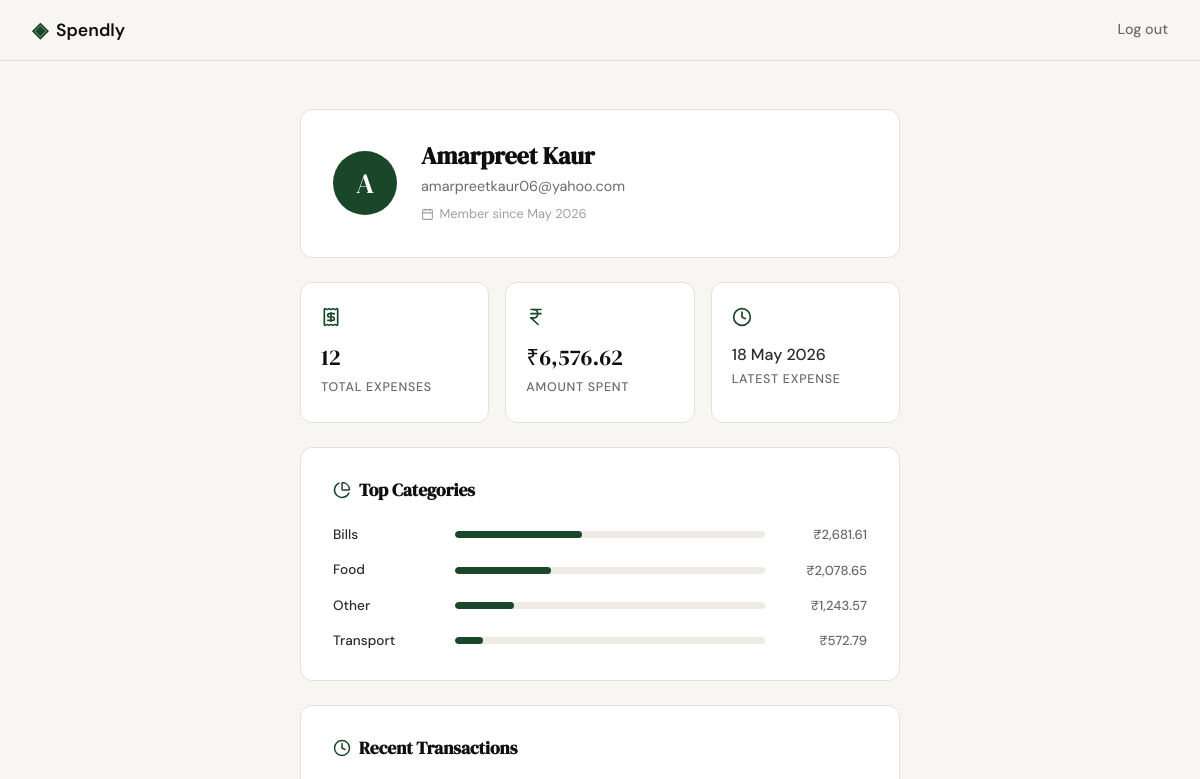
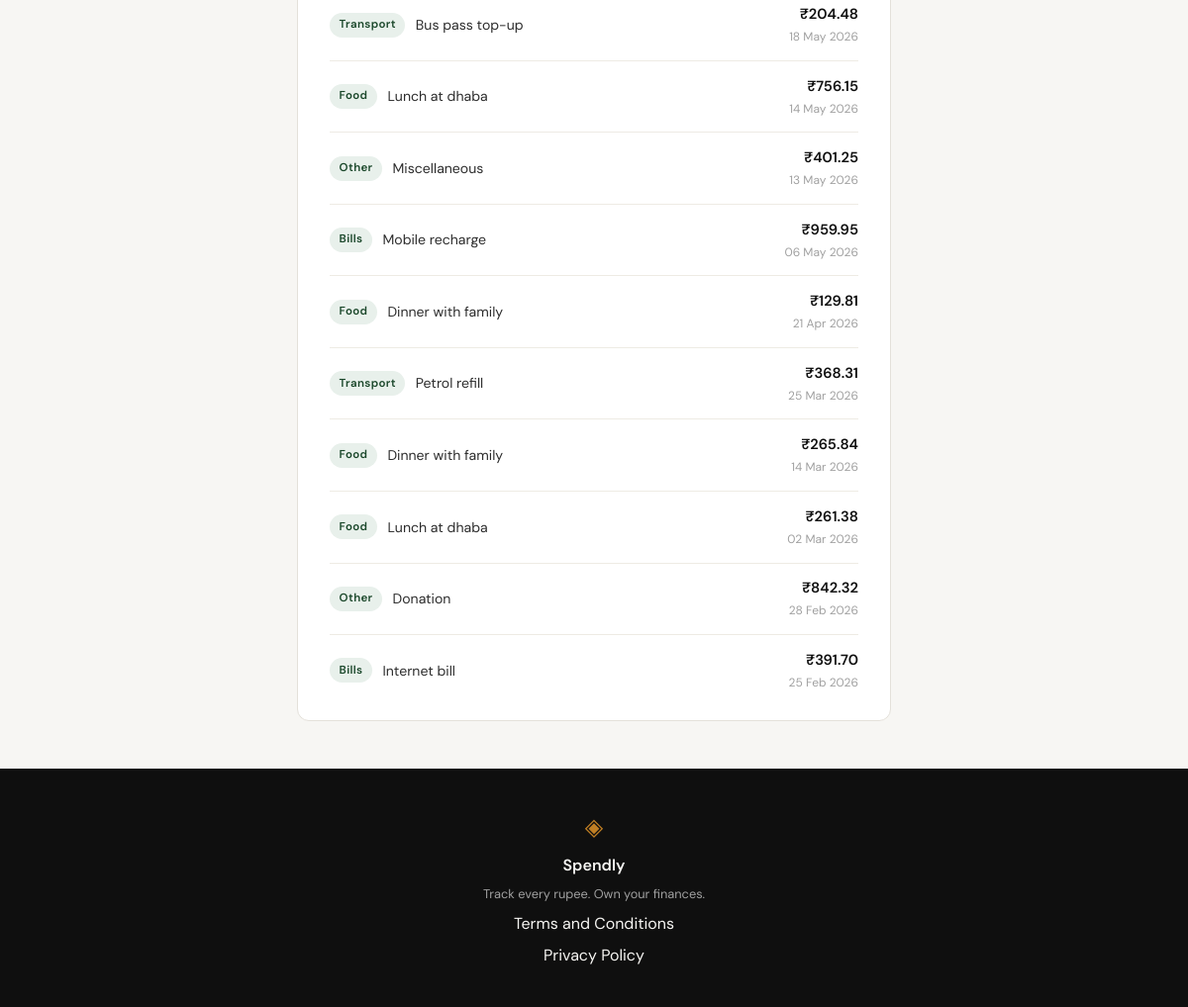
/profile (signed in), run on the app's committed database (2 pictures, top to bottom).
### tables this page shows
CREATE TABLE users (
                id            INTEGER PRIMARY KEY AUTOINCREMENT,
                name          TEXT    NOT NULL,
                email         TEXT    UNIQUE NOT NULL,
                password_hash TEXT    NOT NULL,
                created_at    TEXT    DEFAULT (datetime('now'))
            );

CREATE TABLE expenses (
                id          INTEGER PRIMARY KEY AUTOINCREMENT,
                user_id     INTEGER NOT NULL REFERENCES users(id),
                amount      REAL    NOT NULL,
                category    TEXT    NOT NULL,
                date        TEXT    NOT NULL,
                description TEXT,
                created_at  TEXT    DEFAULT (datetime('now'))
            );

### app.py (the view)
@app.route("/profile")
def profile():
    if not session.get("user_id"):
        return redirect(url_for("login"))
    uid = session["user_id"]
    user = get_user_by_id(uid)
    if user is None:
        session.clear()
        return redirect(url_for("login"))
    stats = get_summary_stats(uid)
    transactions = get_recent_transactions(uid, limit=10)
    breakdown = get_category_breakdown(uid)
    recent_expenses = [
        {**tx, "amount": f"₹{tx['amount']:,.2f}"}
        for tx in transactions
    ]
    top_categories = [
        {"category": c["name"], "amount": f"₹{c['amount']:,.2f}", "pct": c["pct"]}
        for c in breakdown
    ]
    return render_template(
        "profile.html",
        user=user,
        member_since=user["member_since"],
        expense_count=stats["transaction_count"],
        total_amount=f"₹{stats['total_spent']:,.2f}",
        latest_date=stats["latest_date"],
        top_categories=top_categories,
        recent_expenses=recent_expenses,
    )

### database/db.py (called while the page is built)
def get_db():
    conn = sqlite3.connect(DB_PATH)
    conn.row_factory = sqlite3.Row
    conn.execute("PRAGMA foreign_keys = ON")
    return conn

### database/queries.py (called while the page is built)
def get_user_by_id(user_id):
    conn = get_db()
    try:
        row = conn.execute(
            "SELECT id, name, email, created_at FROM users WHERE id = ?",
            (user_id,)
        ).fetchone()
        if row is None:
            return None
        return {
            "name": row["name"],
            "email": row["email"],
            "member_since": datetime.strptime(
                row["created_at"], "%Y-%m-%d %H:%M:%S"
            ).strftime("%B %Y"),
        }
    finally:
        conn.close()

def get_recent_transactions(user_id, limit=10):
    conn = get_db()
    try:
        rows = conn.execute(
            "SELECT amount, category, date, description "
            "FROM expenses WHERE user_id = ? "
            "ORDER BY date DESC, id DESC LIMIT ?",
            (user_id, limit)
        ).fetchall()
        return [
            {
                "date": datetime.strptime(row["date"], "%Y-%m-%d").strftime("%d %b %Y"),
                "description": row["description"] or row["category"],
                "category": row["category"],
                "amount": float(row["amount"]),
            }
            for row in rows
        ]
    finally:
        conn.close()

### templates/profile.html (shortened to what this page needs)
{% extends "base.html" %}
{% block head %}
<link rel="stylesheet" href="{{ url_for('static', filename='css/profile.css') }}">
{% endblock %}
{% block content %}
<section class="profile-section">
    <div class="profile-container">
        <div class="profile-card">
            <div class="profile-avatar">{{ user['name'][0].upper() }}</div>
            <div class="profile-identity">
                <h1 class="profile-name">{{ user['name'] }}</h1>
                <p class="profile-email">{{ user['email'] }}</p>
                <p class="profile-since">
                    <i data-lucide="calendar" class="profile-since-icon"></i>
                    Member since {{ member_since }}
                </p>
            </div>
        </div>
        <div class="profile-stats">
            <div class="stat-tile">
                <div class="stat-tile-icon"><i data-lucide="receipt"></i></div>
                <p class="stat-tile-value">{{ expense_count }}</p>
                <p class="stat-tile-label">Total expenses</p>
            </div>
            <div class="stat-tile">
                <div class="stat-tile-icon"><i data-lucide="indian-rupee"></i></div>
                <p class="stat-tile-value">{{ total_amount }}</p>
                <p class="stat-tile-label">Amount spent</p>
            </div>
            <div class="stat-tile">
                <div class="stat-tile-icon"><i data-lucide="clock"></i></div>
                <p class="stat-tile-value stat-tile-value--date">{{ latest_date }}</p>
                <p class="stat-tile-label">Latest expense</p>
            </div>
        </div>
        <div class="profile-panel">
            <h2 class="panel-title">
                <i data-lucide="pie-chart"></i>
                Top Categories
            </h2>
            {% if top_categories %}
                <div class="cat-list">
                    {% for cat in top_categories %}
                    <div class="cat-row">
                        <span class="cat-label">{{ cat.category }}</span>
                        <div class="cat-bar-track">
                            <div class="cat-bar" style="width: {{ cat.pct }}%"></div>
                        </div>
                        <span class="cat-amount">{{ cat.amount }}</span>
                    </div>
                    {% endfor %}
                </div>
            {% else %}
                <p class="panel-empty">No expenses recorded yet.</p>
            {% endif %}
        </div>
        <div class="profile-panel">
            <h2 class="panel-title">
                <i data-lucide="clock"></i>
                Recent Transactions
            </h2>
            {% if recent_expenses %}
                <ul class="tx-list">
                    {% for tx in recent_expenses %}
                    <li class="tx-row">
                        <div class="tx-left">
                            <span class="tx-badge">{{ tx.category }}</span>
                            <span class="tx-desc">{{ tx.description }}</span>
                        </div>
                        <div class="tx-right">
                            <span class="tx-amount">{{ tx.amount }}</span>
                            <span class="tx-date">{{ tx.date }}</span>
                        </div>
                    </li>
                    {% endfor %}
                </ul>
            {% else %}
                <p class="panel-empty">No transactions yet.</p>
            {% endif %}
        </div>
    </div>
</section>
{% endblock %}

### templates/base.html (shortened to what this page needs)
<!DOCTYPE html>
<html lang="en">
<head>
    <link rel="stylesheet" href="{{ url_for('static', filename='css/style.css') }}">
    {% block head %}{% endblock %}
</head>
<body>
    <nav class="navbar">
        <div class="nav-inner">
            <a href="{{ url_for('landing') }}" class="nav-brand">
                <span class="brand-icon">◈</span>
                <span class="brand-name">Spendly</span>
            </a>
            <div class="nav-links">
                {% if session.get('user_id') %}
                <a href="{{ url_for('logout') }}">Log out</a>
                {% else %}
                <a href="{{ url_for('login') }}">Sign in</a>
                <a href="{{ url_for('register') }}" class="nav-cta">Get started</a>
                {% endif %}
            </div>
        </div>
    </nav>
    <main class="main-content">
        {% block content %}{% endblock %}
    </main>
    <footer class="footer">
        <div class="footer-inner">
            <span class="brand-icon">◈</span>
            <span class="footer-name">Spendly</span>
            <p class="footer-copy">Track every rupee. Own your finances.</p>
            <a href="/terms">Terms and Conditions</a>
             <a href="/privacy">Privacy Policy</a>
        </div>
    </footer>
</body>
</html>

### static/css/style.css (style rules this page uses)
:root { --ink: #0f0f0f; --ink-soft: #2d2d2d; --ink-muted: #6b6b6b; --ink-faint: #a0a0a0; --paper: #f7f6f3; --paper-warm: #f0ede6; --paper-card: #ffffff; --accent: #1a472a; --accent-light: #e8f0eb; --accent-2: #c17f24; --accent-2-light: #fdf3e3; --danger: #c0392b; --danger-light: #fdecea; --border: #e4e1da; --border-soft: #eeebe4; --font-display: 'DM Serif Display', Georgia, serif; --font-body: 'DM Sans', system-ui, sans-serif; --max-width: 1200px; --auth-width: 440px; --radius-sm: 6px; --radius-md: 12px; --radius-lg: 20px; }
*, *::before, *::after { box-sizing: border-box; margin: 0; padding: 0; }
html { font-size: 16px; scroll-behavior: smooth; }
body { background: var(--paper); color: var(--ink); font-family: var(--font-body); font-size: 1rem; line-height: 1.6; -webkit-font-smoothing: antialiased; }
a { color: inherit; text-decoration: none; }
.navbar { position: sticky; top: 0; z-index: 100; background: var(--paper); border-bottom: 1px solid var(--border); padding: 0 2rem; }
.nav-inner { max-width: var(--max-width); margin: 0 auto; height: 60px; display: flex; align-items: center; justify-content: space-between; }
.nav-brand { display: flex; align-items: center; gap: 0.5rem; font-family: var(--font-body); font-weight: 600; font-size: 1.1rem; color: var(--ink); }
.brand-icon { color: var(--accent); font-size: 1.3rem; }
.brand-name { color: var(--ink); }
.nav-links { display: flex; align-items: center; gap: 1.5rem; font-size: 0.9rem; font-weight: 500; }
.nav-links a { color: var(--ink-muted); transition: color 0.2s; }
.main-content { min-height: calc(100vh - 60px - 100px); }
.footer { background: var(--ink); color: var(--paper); padding: 2.5rem 2rem; text-align: center; }
.footer-inner { display: flex; flex-direction: column; align-items: center; gap: 0.4rem; }
.footer .brand-icon { color: var(--accent-2); font-size: 1.5rem; }
.footer-name { font-weight: 600; font-size: 1rem; }
.footer-copy { font-size: 0.8rem; color: var(--ink-faint); }

### data on the page
users: name "A", name "Amarpreet Kaur", email "amarpreetkaur06@yahoo.com"
expenses: date "18 May 2026", category "Transport", description "Bus pass top-up", amount "₹204.48"
expenses: category "Food", description "Lunch at dhaba", amount "₹756.15", date "14 May 2026"
expenses: category "Other", description "Miscellaneous", amount "₹401.25", date "13 May 2026"
expenses: category "Bills", description "Mobile recharge", amount "₹959.95", date "06 May 2026"
expenses: category "Food", description "Dinner with family", amount "₹129.81", date "21 Apr 2026"
expenses: category "Transport", description "Petrol refill", amount "₹368.31", date "25 Mar 2026"
expenses: category "Food", description "Dinner with family", amount "₹265.84", date "14 Mar 2026"
expenses: category "Food", description "Lunch at dhaba", amount "₹261.38", date "02 Mar 2026"
expenses: category "Other", description "Donation", amount "₹842.32", date "28 Feb 2026"
expenses: category "Bills", description "Internet bill", amount "₹391.70", date "25 Feb 2026"

### other printed values
{{ member_since }} "May 2026"
{{ expense_count }} "12"
{{ total_amount }} "₹6,576.62"
{{ cat.category }} "Bills" "Food" "Other" "Transport"
{{ cat.amount }} "₹2,681.61" "₹2,078.65" "₹1,243.57" "₹572.79"
